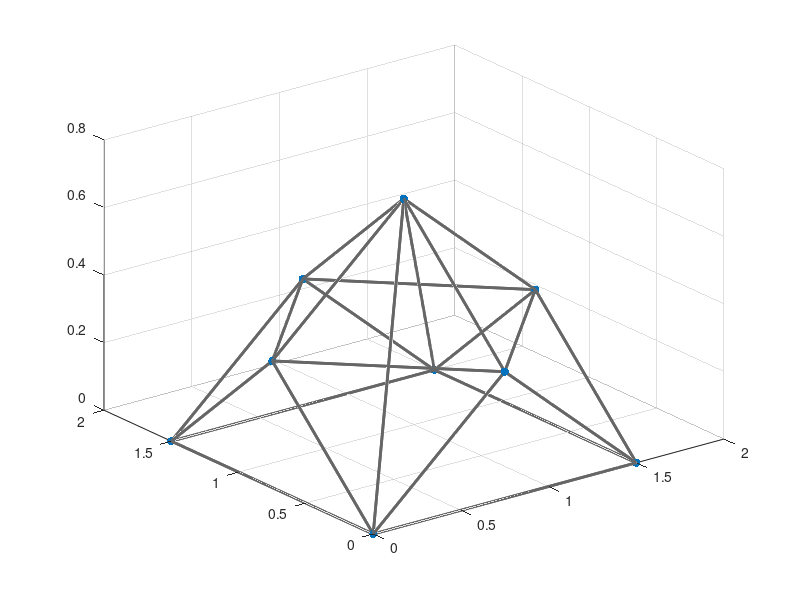

Recreate this plot in MATLAB. (Note: this script raises an error after producing the figure.)
qDes = [ 0   0   0; ...
          1   0   0; ...
          1   1   0; ...
          0   1   0; ...
          0  0.5 0.25; ...
         0.5  0  0.25; ...
          1  0.5 0.25; ...
         0.5  1  0.25; ...
         0.5 0.5  0.5 ]' *1.5;
scatter3(qDes(1,:), qDes(2,:), qDes(3,:), 'filled')
hold on

adj = [ ...
0   1   0   1   1   1   0   0   1  ; ...
1   0   1   0   0   1   1   0   0  ; ...
0   1   0   1   0   0   1   1   1  ; ...
1   0   1   0   1   0   0   1   0  ; ...
1   0   0   1   0   1   0   1   1  ; ...
1   1   0   0   1   0   1   0   1  ; ...
0   1   1   0   0   1   0   1   1  ; ...
0   0   1   1   1   0   1   0   1  ; ...
1   0   1   0   1   1   1   1   0  ];

N = size(adj,1);
X = qDes(1,:);
Y = qDes(2,:);
Z = qDes(3,:);

for m = 1 : N
    for n = 1 : N
        if adj(m,n)
        plot3([X(m),X(n)],[Y(m),Y(n)], ...
             [Z(m),Z(n)], 'LineWidth',2, ...
             'Color', [0.4 0.4 0.4]);
        end
    end
end  

n = N;
q = qDes;
Df = zeros(n,n);
for i = 1 : n
    for j = i+1 : n
        Df(i,j) = norm(q(3*i-2:3*i)-q(3*j-2:3*j), 2);
    end
end
Df = Df + Df'
[Ar, Kd] = FindGains3D_Ver1_0(qDes, adj)